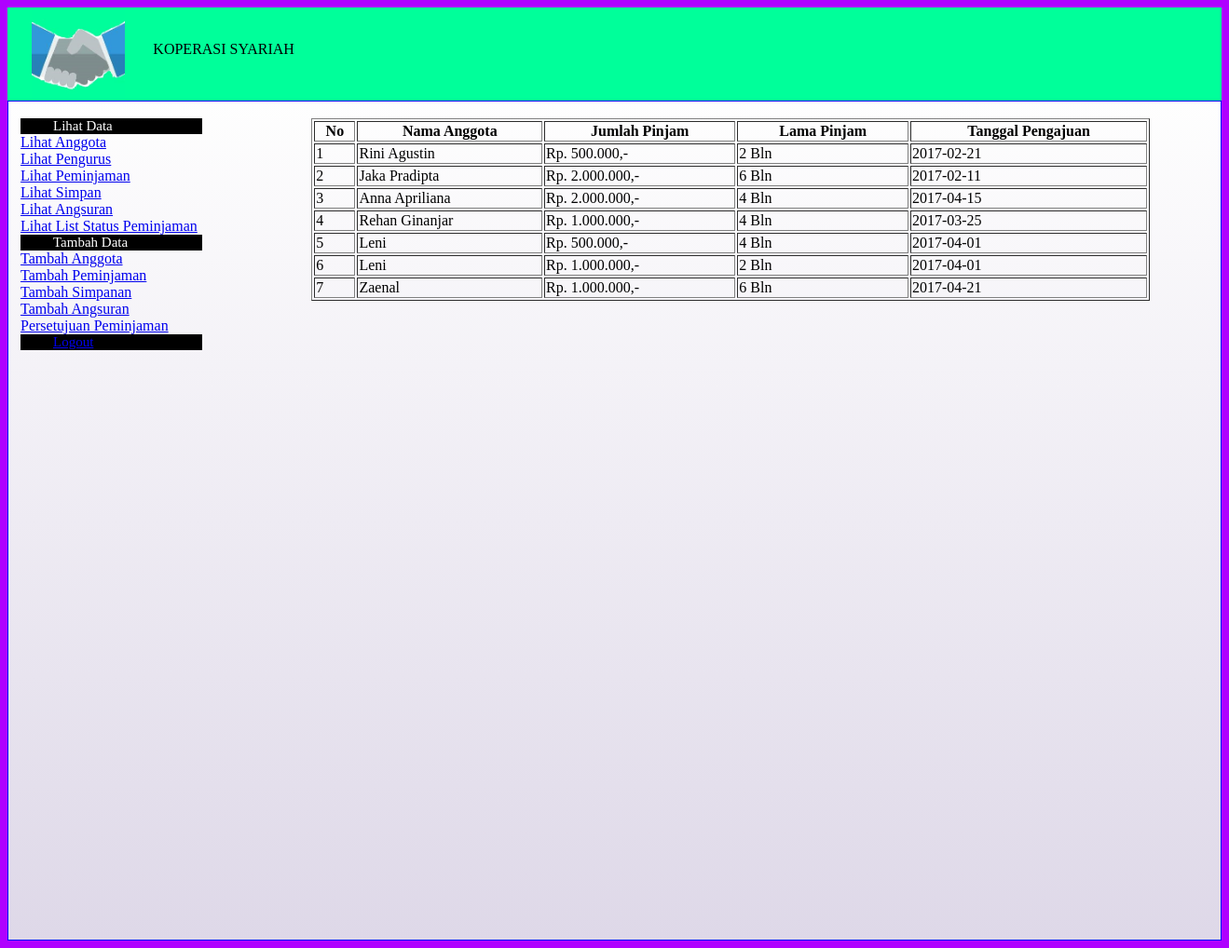
Page /Koperasi/Lihat_Peminjaman.php on the committed database.
### tables this page shows
CREATE TABLE `mengajukan` (
  `ID_Anggota` int(10) DEFAULT NULL,
  `ID_Pinjaman` int(10) DEFAULT NULL,
  `Tanggal_Pengajuan` date DEFAULT NULL
);

CREATE TABLE `anggota` (
  `ID_Anggota` int(10) NOT NULL,
  `Nama_Anggota` varchar(30) DEFAULT NULL,
  `Alamat` varchar(100) DEFAULT NULL,
  `Tanggal_Lahir` date DEFAULT NULL,
  `No_Telpon` int(15) DEFAULT NULL,
  `Jenis_Kelamin` char(15) DEFAULT NULL
);

CREATE TABLE `pinjaman` (
  `ID_Pinjaman` int(10) NOT NULL,
  `Jumlah_Pinjaman` varchar(50) DEFAULT NULL,
  `Lama_Pinjaman` varchar(15) DEFAULT NULL
);

### Koperasi/Lihat_Peminjaman.php (the view, shortened to what this page needs)
<?php
include "connect.php";
	?>
<!doctype html>
<html>
	<head>
	<link rel="stylesheet" type="text/css" href="css/parts.css">
	</head>
	<body style="background:#AF01FF">
		<div id="atas">
		<div id="atas_kiri">
		<img src="img/logo.jpg" width="100" height="100" alt="gambar"/>
		</div>
		<div id="atas_kanan">
		</br>KOPERASI SYARIAH
		</div>
		</div>
		<div id="tengah">
		<div id="tengah_kiri">
		<div class="menu-header">Lihat Data</div>
			<ul>
				<li><a href="Lihat_Anggota.php">Lihat Anggota</a></li>
				<li><a href="Lihat_Pengurus.php">Lihat Pengurus</a></li>
				<li><a href="Lihat_Peminjaman.php">Lihat Peminjaman</a></li>
				<li><a href="Lihat_Simpan.php">Lihat Simpan</a></li>
				<li><a href="Lihat_Angsuran.php">Lihat Angsuran</a></li>
				<li><a href="Lihat_List_Status_Peminjaman.php">Lihat List Status Peminjaman</a></li>
			</ul>
			<div class="menu-header">Tambah Data</div>
			<ul>
				<li><a href="Form_Anggota.php">Tambah Anggota</a></li>
				<li><a href="Form_Peminjaman.php">Tambah Peminjaman</a></li>
				<li><a href="Form_Simpanan.php">Tambah Simpanan</a></li>
				<li><a href="Form_Angsuran.php">Tambah Angsuran</a></li>
				<li><a href="Form_Persetujuan_Peminjaman.php">Persetujuan Peminjaman</a></li>
			</ul>
			<div class="menu-header"><a href="logout.php">Logout</a></div>
		</div>
		<div id="tengah_kanan">
		<table border='1' width='900'>
		<tr>
			<th>No</th>
			<th>Nama Anggota</th>
			<th>Jumlah Pinjam</th>
			<th>Lama Pinjam</th>
			<th>Tanggal Pengajuan</th>
		</tr>
		<?php
		$i=0;
		$query="SELECT Nama_Anggota,Jumlah_Pinjaman,Lama_Pinjaman,Tanggal_Pengajuan from mengajukan
				join anggota using (ID_Anggota)
				join pinjaman using(ID_pinjaman) ";
		$sql= mysqli_query($conn,$query);
		while($data=mysqli_fetch_array($sql)){
			$i++;
		echo "
			<tr>
			<td>".$i."</td>
			<td>".$data[Nama_Anggota]."</td>
			<td>".$data[Jumlah_Pinjaman]."</td>
			<td>".$data[Lama_Pinjaman]."</td>
			<td>".$data[Tanggal_Pengajuan]."</td>
			</tr>";
		}
		echo '</table>'
		?>
		</div>
		</div>
	</body>
</html>

### Koperasi/css/parts.css (style rules this page uses)
#atas { max-width:1450px; height:100px; border:1px #01B4FF; margin:0 auto; background: #00FF9A; }
#atas_kiri { background:; float: left; width:10%; height:100%; border:none; margin-left:2%; border-top:none; border-left:none; }
#tengah { max-width:1450px; height:900px; border:1px solid blue; margin:0 auto; background: linear-gradient(to bottom,#fefefe,#ded8e8); }
#tengah_kiri { background:; float: left; width:15%; height:100%; border:none; margin-left:1%; border-top:none; border-left:none; }
#tengah_kanan { width:85%; height:100%; margin-left:25% }
.menu-header { text-decoration: none; color: white; font-size: 15px; padding-left:35px; display:block; background-color:black }
ul { display: inline; margin: 0; padding: 0; }
ul li { display:block; }

### rows in the picture
mengajukan: ID_Anggota.Nama_Anggota "Rini Agustin", ID_Pinjaman.Jumlah_Pinjaman "Rp. 500.000,-", ID_Pinjaman.Lama_Pinjaman "2 Bln", Tanggal_Pengajuan "2017-02-21"
mengajukan: ID_Anggota.Nama_Anggota "Jaka Pradipta", ID_Pinjaman.Jumlah_Pinjaman "Rp. 2.000.000,-", ID_Pinjaman.Lama_Pinjaman "6 Bln", Tanggal_Pengajuan "2017-02-11"
mengajukan: ID_Anggota.Nama_Anggota "Anna Apriliana", ID_Pinjaman.Jumlah_Pinjaman "Rp. 2.000.000,-", ID_Pinjaman.Lama_Pinjaman "4 Bln", Tanggal_Pengajuan "2017-04-15"
mengajukan: ID_Anggota.Nama_Anggota "Rehan Ginanjar", ID_Pinjaman.Jumlah_Pinjaman "Rp. 1.000.000,-", ID_Pinjaman.Lama_Pinjaman "4 Bln", Tanggal_Pengajuan "2017-03-25"
mengajukan: ID_Anggota.Nama_Anggota "Leni", ID_Pinjaman.Jumlah_Pinjaman "Rp. 500.000,-", ID_Pinjaman.Lama_Pinjaman "4 Bln", Tanggal_Pengajuan "2017-04-01"
mengajukan: ID_Anggota.Nama_Anggota "Leni", ID_Pinjaman.Jumlah_Pinjaman "Rp. 1.000.000,-", ID_Pinjaman.Lama_Pinjaman "2 Bln", Tanggal_Pengajuan "2017-04-01"
mengajukan: ID_Anggota.Nama_Anggota "Zaenal", ID_Pinjaman.Jumlah_Pinjaman "Rp. 1.000.000,-", ID_Pinjaman.Lama_Pinjaman "6 Bln", Tanggal_Pengajuan "2017-04-21"
